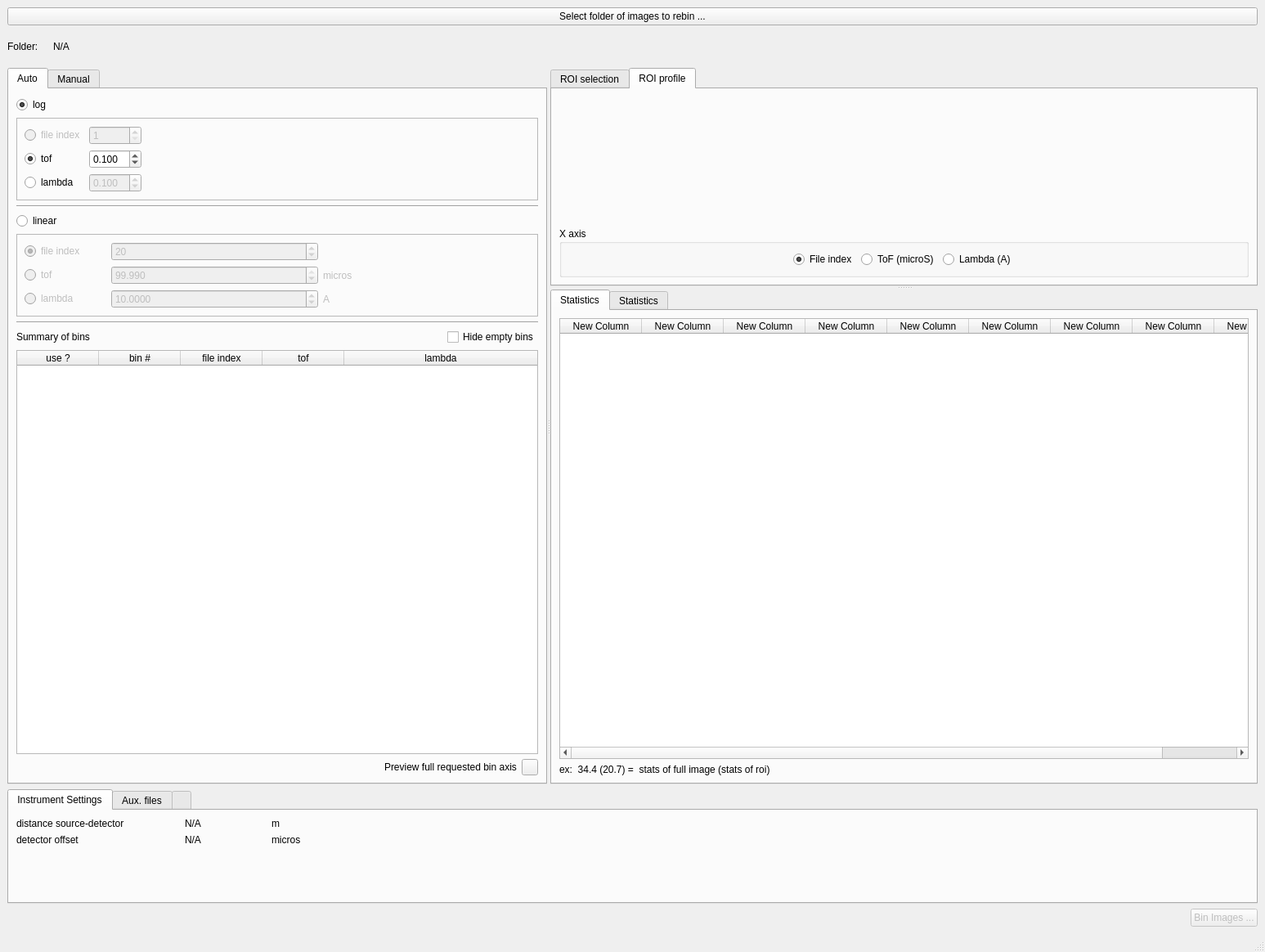
<?xml version="1.0" encoding="UTF-8"?>
<ui version="4.0">
 <class>MainWindow</class>
 <widget class="QMainWindow" name="MainWindow">
  <property name="geometry">
   <rect>
    <x>0</x>
    <y>0</y>
    <width>1547</width>
    <height>1164</height>
   </rect>
  </property>
  <property name="windowTitle">
   <string>TOF bin</string>
  </property>
  <widget class="QWidget" name="centralwidget">
   <layout class="QVBoxLayout" name="verticalLayout_2">
    <item>
     <widget class="QPushButton" name="select_folder_pushButton">
      <property name="text">
       <string>Select folder of images to rebin ...</string>
      </property>
     </widget>
    </item>
    <item>
     <layout class="QHBoxLayout" name="horizontalLayout_3">
      <item>
       <widget class="QLabel" name="label">
        <property name="minimumSize">
         <size>
          <width>50</width>
          <height>40</height>
         </size>
        </property>
        <property name="maximumSize">
         <size>
          <width>50</width>
          <height>40</height>
         </size>
        </property>
        <property name="text">
         <string>Folder: </string>
        </property>
       </widget>
      </item>
      <item>
       <widget class="QLabel" name="folder_selected">
        <property name="minimumSize">
         <size>
          <width>0</width>
          <height>40</height>
         </size>
        </property>
        <property name="maximumSize">
         <size>
          <width>16777215</width>
          <height>40</height>
         </size>
        </property>
        <property name="text">
         <string>N/A</string>
        </property>
       </widget>
      </item>
     </layout>
    </item>
    <item>
     <widget class="QSplitter" name="bin_horizontal_splitter">
      <property name="orientation">
       <enum>Qt::Horizontal</enum>
      </property>
      <widget class="QTabWidget" name="bin_tabWidget">
       <property name="maximumSize">
        <size>
         <width>1677215</width>
         <height>16777215</height>
        </size>
       </property>
       <property name="currentIndex">
        <number>0</number>
       </property>
       <widget class="QWidget" name="tab">
        <attribute name="title">
         <string>Auto</string>
        </attribute>
        <layout class="QVBoxLayout" name="verticalLayout_3">
         <item>
          <widget class="QRadioButton" name="auto_log_radioButton">
           <property name="minimumSize">
            <size>
             <width>100</width>
             <height>0</height>
            </size>
           </property>
           <property name="maximumSize">
            <size>
             <width>100</width>
             <height>16777215</height>
            </size>
           </property>
           <property name="text">
            <string>log</string>
           </property>
           <property name="checked">
            <bool>true</bool>
           </property>
          </widget>
         </item>
         <item>
          <widget class="QFrame" name="bin_auto_log_frame">
           <property name="sizePolicy">
            <sizepolicy hsizetype="Minimum" vsizetype="Preferred">
             <horstretch>0</horstretch>
             <verstretch>0</verstretch>
            </sizepolicy>
           </property>
           <property name="frameShape">
            <enum>QFrame::StyledPanel</enum>
           </property>
           <property name="frameShadow">
            <enum>QFrame::Raised</enum>
           </property>
           <layout class="QGridLayout" name="gridLayout">
            <item row="0" column="0">
             <widget class="QRadioButton" name="bin_auto_log_file_index_radioButton">
              <property name="enabled">
               <bool>false</bool>
              </property>
              <property name="text">
               <string>file index</string>
              </property>
              <property name="checked">
               <bool>false</bool>
              </property>
             </widget>
            </item>
            <item row="1" column="0">
             <widget class="QRadioButton" name="bin_auto_log_tof_radioButton">
              <property name="text">
               <string>tof</string>
              </property>
              <property name="checked">
               <bool>true</bool>
              </property>
             </widget>
            </item>
            <item row="1" column="2">
             <spacer name="horizontalSpacer_6">
              <property name="orientation">
               <enum>Qt::Horizontal</enum>
              </property>
              <property name="sizeHint" stdset="0">
               <size>
                <width>40</width>
                <height>20</height>
               </size>
              </property>
             </spacer>
            </item>
            <item row="2" column="1">
             <widget class="QDoubleSpinBox" name="auto_log_lambda_doubleSpinBox">
              <property name="enabled">
               <bool>false</bool>
              </property>
              <property name="maximumSize">
               <size>
                <width>200</width>
                <height>16777215</height>
               </size>
              </property>
              <property name="decimals">
               <number>3</number>
              </property>
              <property name="minimum">
               <double>0.001000000000000</double>
              </property>
              <property name="singleStep">
               <double>0.010000000000000</double>
              </property>
              <property name="value">
               <double>0.100000000000000</double>
              </property>
             </widget>
            </item>
            <item row="0" column="1">
             <widget class="QSpinBox" name="auto_log_file_index_spinBox">
              <property name="enabled">
               <bool>false</bool>
              </property>
              <property name="minimum">
               <number>1</number>
              </property>
              <property name="maximum">
               <number>2000</number>
              </property>
             </widget>
            </item>
            <item row="1" column="1">
             <widget class="QDoubleSpinBox" name="auto_log_tof_doubleSpinBox">
              <property name="enabled">
               <bool>true</bool>
              </property>
              <property name="maximumSize">
               <size>
                <width>200</width>
                <height>16777215</height>
               </size>
              </property>
              <property name="decimals">
               <number>3</number>
              </property>
              <property name="minimum">
               <double>0.001000000000000</double>
              </property>
              <property name="singleStep">
               <double>0.001000000000000</double>
              </property>
              <property name="value">
               <double>0.100000000000000</double>
              </property>
             </widget>
            </item>
            <item row="2" column="0">
             <widget class="QRadioButton" name="bin_auto_log_lambda_radioButton">
              <property name="text">
               <string>lambda</string>
              </property>
             </widget>
            </item>
           </layout>
          </widget>
         </item>
         <item>
          <widget class="Line" name="line">
           <property name="orientation">
            <enum>Qt::Horizontal</enum>
           </property>
          </widget>
         </item>
         <item>
          <widget class="QRadioButton" name="auto_linear_radioButton">
           <property name="minimumSize">
            <size>
             <width>100</width>
             <height>0</height>
            </size>
           </property>
           <property name="maximumSize">
            <size>
             <width>100</width>
             <height>16777215</height>
            </size>
           </property>
           <property name="text">
            <string>linear</string>
           </property>
          </widget>
         </item>
         <item>
          <widget class="QFrame" name="bin_auto_linear_frame">
           <property name="enabled">
            <bool>false</bool>
           </property>
           <property name="sizePolicy">
            <sizepolicy hsizetype="Minimum" vsizetype="Preferred">
             <horstretch>0</horstretch>
             <verstretch>0</verstretch>
            </sizepolicy>
           </property>
           <property name="frameShape">
            <enum>QFrame::StyledPanel</enum>
           </property>
           <property name="frameShadow">
            <enum>QFrame::Raised</enum>
           </property>
           <layout class="QGridLayout" name="gridLayout_4">
            <item row="2" column="0">
             <widget class="QRadioButton" name="auto_linear_lambda_radioButton">
              <property name="text">
               <string>lambda</string>
              </property>
             </widget>
            </item>
            <item row="1" column="0">
             <widget class="QRadioButton" name="auto_linear_tof_radioButton">
              <property name="text">
               <string>tof</string>
              </property>
             </widget>
            </item>
            <item row="0" column="0">
             <widget class="QRadioButton" name="auto_linear_file_index_radioButton">
              <property name="minimumSize">
               <size>
                <width>50</width>
                <height>0</height>
               </size>
              </property>
              <property name="maximumSize">
               <size>
                <width>100</width>
                <height>16777215</height>
               </size>
              </property>
              <property name="text">
               <string>file index</string>
              </property>
              <property name="checked">
               <bool>true</bool>
              </property>
             </widget>
            </item>
            <item row="1" column="1">
             <widget class="QDoubleSpinBox" name="auto_linear_tof_doubleSpinBox">
              <property name="enabled">
               <bool>false</bool>
              </property>
              <property name="decimals">
               <number>3</number>
              </property>
              <property name="minimum">
               <double>1.000000000000000</double>
              </property>
              <property name="value">
               <double>99.989999999999995</double>
              </property>
             </widget>
            </item>
            <item row="2" column="1">
             <widget class="QDoubleSpinBox" name="auto_linear_lambda_doubleSpinBox">
              <property name="enabled">
               <bool>false</bool>
              </property>
              <property name="decimals">
               <number>4</number>
              </property>
              <property name="minimum">
               <double>0.000100000000000</double>
              </property>
              <property name="maximum">
               <double>20.000000000000000</double>
              </property>
              <property name="singleStep">
               <double>0.010000000000000</double>
              </property>
              <property name="value">
               <double>10.000000000000000</double>
              </property>
             </widget>
            </item>
            <item row="1" column="2">
             <widget class="QLabel" name="bin_auto_linear_tof_units_label">
              <property name="enabled">
               <bool>false</bool>
              </property>
              <property name="text">
               <string>micros</string>
              </property>
             </widget>
            </item>
            <item row="2" column="2">
             <widget class="QLabel" name="bin_auto_linear_lambda_units_label">
              <property name="enabled">
               <bool>false</bool>
              </property>
              <property name="text">
               <string>A</string>
              </property>
             </widget>
            </item>
            <item row="0" column="1">
             <widget class="QSpinBox" name="auto_linear_file_index_spinBox">
              <property name="minimum">
               <number>1</number>
              </property>
              <property name="maximum">
               <number>2000</number>
              </property>
              <property name="value">
               <number>20</number>
              </property>
             </widget>
            </item>
           </layout>
          </widget>
         </item>
         <item>
          <widget class="Line" name="line_2">
           <property name="orientation">
            <enum>Qt::Horizontal</enum>
           </property>
          </widget>
         </item>
         <item>
          <layout class="QHBoxLayout" name="horizontalLayout_6">
           <item>
            <widget class="QLabel" name="label_9">
             <property name="text">
              <string>Summary of bins</string>
             </property>
            </widget>
           </item>
           <item>
            <spacer name="horizontalSpacer_7">
             <property name="orientation">
              <enum>Qt::Horizontal</enum>
             </property>
             <property name="sizeHint" stdset="0">
              <size>
               <width>40</width>
               <height>20</height>
              </size>
             </property>
            </spacer>
           </item>
           <item>
            <widget class="QCheckBox" name="bin_auto_hide_empty_bins_checkBox">
             <property name="text">
              <string>Hide empty bins</string>
             </property>
            </widget>
           </item>
          </layout>
         </item>
         <item>
          <widget class="QTableWidget" name="bin_auto_tableWidget">
           <property name="contextMenuPolicy">
            <enum>Qt::CustomContextMenu</enum>
           </property>
           <property name="alternatingRowColors">
            <bool>true</bool>
           </property>
           <property name="selectionMode">
            <enum>QAbstractItemView::MultiSelection</enum>
           </property>
           <property name="selectionBehavior">
            <enum>QAbstractItemView::SelectRows</enum>
           </property>
           <attribute name="horizontalHeaderStretchLastSection">
            <bool>true</bool>
           </attribute>
           <attribute name="verticalHeaderVisible">
            <bool>false</bool>
           </attribute>
           <column>
            <property name="text">
             <string>use ?</string>
            </property>
           </column>
           <column>
            <property name="text">
             <string>bin #</string>
            </property>
           </column>
           <column>
            <property name="text">
             <string>file index</string>
            </property>
           </column>
           <column>
            <property name="text">
             <string>tof</string>
            </property>
           </column>
           <column>
            <property name="text">
             <string>lambda</string>
            </property>
           </column>
          </widget>
         </item>
         <item>
          <layout class="QHBoxLayout" name="horizontalLayout_7">
           <item>
            <spacer name="horizontalSpacer_8">
             <property name="orientation">
              <enum>Qt::Horizontal</enum>
             </property>
             <property name="sizeHint" stdset="0">
              <size>
               <width>40</width>
               <height>20</height>
              </size>
             </property>
            </spacer>
           </item>
           <item>
            <widget class="QLabel" name="label_8">
             <property name="text">
              <string>Preview full requested bin axis</string>
             </property>
            </widget>
           </item>
           <item>
            <widget class="QPushButton" name="visualize_auto_bins_axis_generated_pushButton">
             <property name="minimumSize">
              <size>
               <width>20</width>
               <height>20</height>
              </size>
             </property>
             <property name="maximumSize">
              <size>
               <width>20</width>
               <height>20</height>
              </size>
             </property>
             <property name="sizeIncrement">
              <size>
               <width>20</width>
               <height>0</height>
              </size>
             </property>
             <property name="toolTip">
              <string/>
             </property>
             <property name="toolTipDuration">
              <number>4</number>
             </property>
             <property name="whatsThis">
              <string extracomment="aa"/>
             </property>
             <property name="text">
              <string extracomment="bb"/>
             </property>
            </widget>
           </item>
          </layout>
         </item>
        </layout>
       </widget>
       <widget class="QWidget" name="tab_2">
        <attribute name="title">
         <string>Manual</string>
        </attribute>
        <layout class="QVBoxLayout" name="verticalLayout_4">
         <item>
          <layout class="QHBoxLayout" name="horizontalLayout_8">
           <item>
            <widget class="QPushButton" name="bin_import_auto_mode_table_button">
             <property name="text">
              <string>Import auto. mode table</string>
             </property>
            </widget>
           </item>
           <item>
            <spacer name="horizontalSpacer_9">
             <property name="orientation">
              <enum>Qt::Horizontal</enum>
             </property>
             <property name="sizeHint" stdset="0">
              <size>
               <width>40</width>
               <height>20</height>
              </size>
             </property>
            </spacer>
           </item>
           <item>
            <widget class="QPushButton" name="bin_manual_add_pushButton">
             <property name="minimumSize">
              <size>
               <width>100</width>
               <height>20</height>
              </size>
             </property>
             <property name="maximumSize">
              <size>
               <width>100</width>
               <height>20</height>
              </size>
             </property>
             <property name="text">
              <string>Add a new bin</string>
             </property>
            </widget>
           </item>
          </layout>
         </item>
         <item>
          <widget class="QTableWidget" name="bin_manual_tableWidget">
           <property name="contextMenuPolicy">
            <enum>Qt::CustomContextMenu</enum>
           </property>
           <property name="selectionMode">
            <enum>QAbstractItemView::SingleSelection</enum>
           </property>
           <property name="selectionBehavior">
            <enum>QAbstractItemView::SelectRows</enum>
           </property>
           <attribute name="horizontalHeaderStretchLastSection">
            <bool>true</bool>
           </attribute>
           <attribute name="verticalHeaderVisible">
            <bool>false</bool>
           </attribute>
           <column>
            <property name="text">
             <string>col0</string>
            </property>
           </column>
           <column>
            <property name="text">
             <string>col1</string>
            </property>
           </column>
           <column>
            <property name="text">
             <string>col2</string>
            </property>
           </column>
           <column>
            <property name="text">
             <string>col3</string>
            </property>
           </column>
          </widget>
         </item>
        </layout>
       </widget>
      </widget>
      <widget class="QSplitter" name="bin_vertical_splitter">
       <property name="orientation">
        <enum>Qt::Vertical</enum>
       </property>
       <widget class="QWidget" name="layoutWidget">
        <layout class="QVBoxLayout" name="verticalLayout_5">
         <item>
          <widget class="QTabWidget" name="image_tabWidget">
           <property name="currentIndex">
            <number>1</number>
           </property>
           <widget class="QWidget" name="tab_8">
            <attribute name="title">
             <string>ROI selection</string>
            </attribute>
            <layout class="QVBoxLayout" name="verticalLayout_6">
             <item>
              <widget class="QWidget" name="integrated_image_widget" native="true"/>
             </item>
            </layout>
           </widget>
           <widget class="QWidget" name="tab_9">
            <attribute name="title">
             <string>ROI profile</string>
            </attribute>
            <layout class="QVBoxLayout" name="verticalLayout">
             <item>
              <widget class="QWidget" name="bin_widget" native="true">
               <property name="sizePolicy">
                <sizepolicy hsizetype="Expanding" vsizetype="Expanding">
                 <horstretch>0</horstretch>
                 <verstretch>0</verstretch>
                </sizepolicy>
               </property>
              </widget>
             </item>
             <item>
              <widget class="QGroupBox" name="x_axis_groupBox">
               <property name="title">
                <string>X axis</string>
               </property>
               <layout class="QHBoxLayout" name="horizontalLayout">
                <item>
                 <spacer name="horizontalSpacer_2">
                  <property name="orientation">
                   <enum>Qt::Horizontal</enum>
                  </property>
                  <property name="sizeHint" stdset="0">
                   <size>
                    <width>40</width>
                    <height>20</height>
                   </size>
                  </property>
                 </spacer>
                </item>
                <item>
                 <widget class="QRadioButton" name="bin_file_index_radioButton">
                  <property name="text">
                   <string>File index</string>
                  </property>
                  <property name="checked">
                   <bool>true</bool>
                  </property>
                 </widget>
                </item>
                <item>
                 <widget class="QRadioButton" name="bin_tof_radioButton">
                  <property name="text">
                   <string>ToF (microS)</string>
                  </property>
                 </widget>
                </item>
                <item>
                 <widget class="QRadioButton" name="bin_lambda_radioButton">
                  <property name="text">
                   <string>Lambda (A)</string>
                  </property>
                 </widget>
                </item>
                <item>
                 <spacer name="horizontalSpacer_3">
                  <property name="orientation">
                   <enum>Qt::Horizontal</enum>
                  </property>
                  <property name="sizeHint" stdset="0">
                   <size>
                    <width>40</width>
                    <height>20</height>
                   </size>
                  </property>
                 </spacer>
                </item>
               </layout>
              </widget>
             </item>
            </layout>
           </widget>
          </widget>
         </item>
        </layout>
       </widget>
       <widget class="QTabWidget" name="stats_tabWidget">
        <property name="currentIndex">
         <number>0</number>
        </property>
        <widget class="QWidget" name="tab_6">
         <attribute name="title">
          <string>Statistics</string>
         </attribute>
         <layout class="QVBoxLayout" name="verticalLayout_11">
          <item>
           <widget class="QTableWidget" name="statistics_tableWidget">
            <attribute name="horizontalHeaderStretchLastSection">
             <bool>true</bool>
            </attribute>
            <column>
             <property name="text">
              <string>New Column</string>
             </property>
            </column>
            <column>
             <property name="text">
              <string>New Column</string>
             </property>
            </column>
            <column>
             <property name="text">
              <string>New Column</string>
             </property>
            </column>
            <column>
             <property name="text">
              <string>New Column</string>
             </property>
            </column>
            <column>
             <property name="text">
              <string>New Column</string>
             </property>
            </column>
            <column>
             <property name="text">
              <string>New Column</string>
             </property>
            </column>
            <column>
             <property name="text">
              <string>New Column</string>
             </property>
            </column>
            <column>
             <property name="text">
              <string>New Column</string>
             </property>
            </column>
            <column>
             <property name="text">
              <string>New Column</string>
             </property>
            </column>
           </widget>
          </item>
          <item>
           <widget class="QLabel" name="label_7">
            <property name="text">
             <string>ex:  34.4 (20.7) =  stats of full image (stats of roi)</string>
            </property>
           </widget>
          </item>
         </layout>
        </widget>
        <widget class="QWidget" name="tab_7">
         <attribute name="title">
          <string>Statistics</string>
         </attribute>
         <layout class="QVBoxLayout" name="verticalLayout_12">
          <item>
           <widget class="QComboBox" name="bin_stats_comboBox"/>
          </item>
          <item>
           <widget class="QWidget" name="statistics_plot_widget" native="true"/>
          </item>
         </layout>
        </widget>
       </widget>
      </widget>
     </widget>
    </item>
    <item>
     <widget class="QTabWidget" name="bin_bottom_tabWidget">
      <property name="sizePolicy">
       <sizepolicy hsizetype="Expanding" vsizetype="Minimum">
        <horstretch>0</horstretch>
        <verstretch>0</verstretch>
       </sizepolicy>
      </property>
      <property name="maximumSize">
       <size>
        <width>16777215</width>
        <height>140</height>
       </size>
      </property>
      <property name="currentIndex">
       <number>0</number>
      </property>
      <widget class="QWidget" name="tab_3">
       <attribute name="title">
        <string>Instrument Settings</string>
       </attribute>
       <layout class="QGridLayout" name="gridLayout_3">
        <item row="1" column="2">
         <widget class="QLabel" name="combine_detector_offset_units">
          <property name="text">
           <string>micros</string>
          </property>
         </widget>
        </item>
        <item row="1" column="0">
         <widget class="QLabel" name="label_3">
          <property name="text">
           <string>detector offset</string>
          </property>
         </widget>
        </item>
        <item row="0" column="1">
         <widget class="QLabel" name="distance_source_detector_label">
          <property name="maximumSize">
           <size>
            <width>100</width>
            <height>16777215</height>
           </size>
          </property>
          <property name="text">
           <string>N/A</string>
          </property>
         </widget>
        </item>
        <item row="0" column="0">
         <widget class="QLabel" name="label_2">
          <property name="minimumSize">
           <size>
            <width>200</width>
            <height>0</height>
           </size>
          </property>
          <property name="maximumSize">
           <size>
            <width>200</width>
            <height>16777215</height>
           </size>
          </property>
          <property name="text">
           <string>distance source-detector</string>
          </property>
         </widget>
        </item>
        <item row="0" column="2">
         <widget class="QLabel" name="label_4">
          <property name="text">
           <string>m</string>
          </property>
         </widget>
        </item>
        <item row="1" column="1">
         <widget class="QLabel" name="detector_offset_label">
          <property name="text">
           <string>N/A</string>
          </property>
         </widget>
        </item>
        <item row="2" column="2">
         <spacer name="verticalSpacer_3">
          <property name="orientation">
           <enum>Qt::Vertical</enum>
          </property>
          <property name="sizeHint" stdset="0">
           <size>
            <width>20</width>
            <height>40</height>
           </size>
          </property>
         </spacer>
        </item>
       </layout>
      </widget>
      <widget class="QWidget" name="tab_4">
       <attribute name="title">
        <string>Aux. files</string>
       </attribute>
       <layout class="QVBoxLayout" name="verticalLayout_7">
        <item>
         <layout class="QGridLayout" name="gridLayout_2">
          <item row="0" column="0">
           <widget class="QLabel" name="label_5">
            <property name="text">
             <string>Time spectra:</string>
            </property>
           </widget>
          </item>
          <item row="0" column="1">
           <widget class="QLabel" name="time_spectra_name_label">
            <property name="sizePolicy">
             <sizepolicy hsizetype="Expanding" vsizetype="Minimum">
              <horstretch>0</horstretch>
              <verstretch>0</verstretch>
             </sizepolicy>
            </property>
            <property name="text">
             <string>N/A</string>
            </property>
           </widget>
          </item>
          <item row="0" column="2">
           <widget class="QPushButton" name="time_spectra_preview_pushButton">
            <property name="enabled">
             <bool>false</bool>
            </property>
            <property name="text">
             <string>Preview</string>
            </property>
           </widget>
          </item>
          <item row="1" column="0">
           <widget class="QLabel" name="label_6">
            <property name="text">
             <string>Shutter count:</string>
            </property>
           </widget>
          </item>
          <item row="1" column="1">
           <widget class="QLabel" name="label_10">
            <property name="text">
             <string>N/A</string>
            </property>
           </widget>
          </item>
         </layout>
        </item>
        <item>
         <spacer name="verticalSpacer">
          <property name="orientation">
           <enum>Qt::Vertical</enum>
          </property>
          <property name="sizeHint" stdset="0">
           <size>
            <width>20</width>
            <height>40</height>
           </size>
          </property>
         </spacer>
        </item>
       </layout>
      </widget>
      <widget class="QWidget" name="tab_5">
       <attribute name="title">
        <string/>
       </attribute>
       <layout class="QHBoxLayout" name="horizontalLayout_4">
        <item>
         <widget class="QGroupBox" name="groupBox_2">
          <property name="title">
           <string>How to combine the images within the same bin</string>
          </property>
          <layout class="QHBoxLayout" name="horizontalLayout_9">
           <item>
            <widget class="QRadioButton" name="combine_mean_radioButton">
             <property name="text">
              <string>mean</string>
             </property>
             <property name="checked">
              <bool>true</bool>
             </property>
            </widget>
           </item>
           <item>
            <widget class="QRadioButton" name="combine_median_radioButton">
             <property name="text">
              <string>median</string>
             </property>
            </widget>
           </item>
           <item>
            <spacer name="horizontalSpacer_5">
             <property name="orientation">
              <enum>Qt::Horizontal</enum>
             </property>
             <property name="sizeHint" stdset="0">
              <size>
               <width>40</width>
               <height>20</height>
              </size>
             </property>
            </spacer>
           </item>
           <item>
            <spacer name="horizontalSpacer_4">
             <property name="orientation">
              <enum>Qt::Horizontal</enum>
             </property>
             <property name="sizeHint" stdset="0">
              <size>
               <width>40</width>
               <height>20</height>
              </size>
             </property>
            </spacer>
           </item>
          </layout>
         </widget>
        </item>
        <item>
         <widget class="QGroupBox" name="groupBox">
          <property name="title">
           <string>Experimental errors</string>
          </property>
          <layout class="QHBoxLayout" name="horizontalLayout_5">
           <item>
            <widget class="QRadioButton" name="use_experimental_errors_radioButton">
             <property name="text">
              <string>use </string>
             </property>
             <property name="checked">
              <bool>true</bool>
             </property>
            </widget>
           </item>
          </layout>
         </widget>
        </item>
        <item>
         <spacer name="horizontalSpacer_10">
          <property name="orientation">
           <enum>Qt::Horizontal</enum>
          </property>
          <property name="sizeHint" stdset="0">
           <size>
            <width>40</width>
            <height>20</height>
           </size>
          </property>
         </spacer>
        </item>
       </layout>
      </widget>
     </widget>
    </item>
    <item>
     <layout class="QHBoxLayout" name="horizontalLayout_2">
      <item>
       <spacer name="horizontalSpacer">
        <property name="orientation">
         <enum>Qt::Horizontal</enum>
        </property>
        <property name="sizeHint" stdset="0">
         <size>
          <width>40</width>
          <height>20</height>
         </size>
        </property>
       </spacer>
      </item>
      <item>
       <widget class="QPushButton" name="export_pushButton">
        <property name="enabled">
         <bool>false</bool>
        </property>
        <property name="text">
         <string>Bin Images ...</string>
        </property>
       </widget>
      </item>
     </layout>
    </item>
   </layout>
  </widget>
  <widget class="QStatusBar" name="statusbar"/>
  <action name="actionLoad">
   <property name="text">
    <string>Load ...</string>
   </property>
   <property name="shortcut">
    <string>Ctrl+O</string>
   </property>
  </action>
  <action name="actionSave">
   <property name="text">
    <string>Save ...</string>
   </property>
   <property name="shortcut">
    <string>Ctrl+S</string>
   </property>
  </action>
  <action name="actionLog">
   <property name="text">
    <string>Log ...</string>
   </property>
   <property name="shortcut">
    <string>Ctrl+L</string>
   </property>
  </action>
 </widget>
 <resources/>
 <connections>
  <connection>
   <sender>bin_file_index_radioButton</sender>
   <signal>clicked()</signal>
   <receiver>MainWindow</receiver>
   <slot>bin_xaxis_changed()</slot>
   <hints>
    <hint type="sourcelabel">
     <x>1017</x>
     <y>367</y>
    </hint>
    <hint type="destinationlabel">
     <x>1002</x>
     <y>1</y>
    </hint>
   </hints>
  </connection>
  <connection>
   <sender>bin_tof_radioButton</sender>
   <signal>clicked()</signal>
   <receiver>MainWindow</receiver>
   <slot>bin_xaxis_changed()</slot>
   <hints>
    <hint type="sourcelabel">
     <x>1131</x>
     <y>367</y>
    </hint>
    <hint type="destinationlabel">
     <x>1143</x>
     <y>-3</y>
    </hint>
   </hints>
  </connection>
  <connection>
   <sender>bin_lambda_radioButton</sender>
   <signal>clicked()</signal>
   <receiver>MainWindow</receiver>
   <slot>bin_xaxis_changed()</slot>
   <hints>
    <hint type="sourcelabel">
     <x>1237</x>
     <y>367</y>
    </hint>
    <hint type="destinationlabel">
     <x>1307</x>
     <y>-4</y>
    </hint>
   </hints>
  </connection>
  <connection>
   <sender>bin_tabWidget</sender>
   <signal>currentChanged(int)</signal>
   <receiver>MainWindow</receiver>
   <slot>bin_auto_manual_tab_changed()</slot>
   <hints>
    <hint type="sourcelabel">
     <x>346</x>
     <y>350</y>
    </hint>
    <hint type="destinationlabel">
     <x>289</x>
     <y>25</y>
    </hint>
   </hints>
  </connection>
  <connection>
   <sender>auto_log_radioButton</sender>
   <signal>clicked()</signal>
   <receiver>MainWindow</receiver>
   <slot>bin_auto_log_linear_radioButton_changed()</slot>
   <hints>
    <hint type="sourcelabel">
     <x>97</x>
     <y>244</y>
    </hint>
    <hint type="destinationlabel">
     <x>7</x>
     <y>108</y>
    </hint>
   </hints>
  </connection>
  <connection>
   <sender>auto_linear_radioButton</sender>
   <signal>clicked()</signal>
   <receiver>MainWindow</receiver>
   <slot>bin_auto_log_linear_radioButton_changed()</slot>
   <hints>
    <hint type="sourcelabel">
     <x>104</x>
     <y>402</y>
    </hint>
    <hint type="destinationlabel">
     <x>8</x>
     <y>307</y>
    </hint>
   </hints>
  </connection>
  <connection>
   <sender>auto_log_lambda_doubleSpinBox</sender>
   <signal>editingFinished()</signal>
   <receiver>MainWindow</receiver>
   <slot>bin_auto_log_lambda_changed()</slot>
   <hints>
    <hint type="sourcelabel">
     <x>199</x>
     <y>346</y>
    </hint>
    <hint type="destinationlabel">
     <x>6</x>
     <y>231</y>
    </hint>
   </hints>
  </connection>
  <connection>
   <sender>auto_log_tof_doubleSpinBox</sender>
   <signal>editingFinished()</signal>
   <receiver>MainWindow</receiver>
   <slot>bin_auto_log_tof_changed()</slot>
   <hints>
    <hint type="sourcelabel">
     <x>199</x>
     <y>315</y>
    </hint>
    <hint type="destinationlabel">
     <x>6</x>
     <y>196</y>
    </hint>
   </hints>
  </connection>
  <connection>
   <sender>auto_linear_tof_doubleSpinBox</sender>
   <signal>editingFinished()</signal>
   <receiver>MainWindow</receiver>
   <slot>bin_auto_linear_tof_changed()</slot>
   <hints>
    <hint type="sourcelabel">
     <x>369</x>
     <y>473</y>
    </hint>
    <hint type="destinationlabel">
     <x>5</x>
     <y>399</y>
    </hint>
   </hints>
  </connection>
  <connection>
   <sender>auto_linear_lambda_doubleSpinBox</sender>
   <signal>editingFinished()</signal>
   <receiver>MainWindow</receiver>
   <slot>bin_auto_linear_lambda_changed()</slot>
   <hints>
    <hint type="sourcelabel">
     <x>369</x>
     <y>504</y>
    </hint>
    <hint type="destinationlabel">
     <x>6</x>
     <y>448</y>
    </hint>
   </hints>
  </connection>
  <connection>
   <sender>auto_linear_file_index_spinBox</sender>
   <signal>editingFinished()</signal>
   <receiver>MainWindow</receiver>
   <slot>bin_auto_linear_file_index_changed()</slot>
   <hints>
    <hint type="sourcelabel">
     <x>369</x>
     <y>442</y>
    </hint>
    <hint type="destinationlabel">
     <x>424</x>
     <y>25</y>
    </hint>
   </hints>
  </connection>
  <connection>
   <sender>auto_log_file_index_spinBox</sender>
   <signal>editingFinished()</signal>
   <receiver>MainWindow</receiver>
   <slot>bin_auto_log_file_index_changed()</slot>
   <hints>
    <hint type="sourcelabel">
     <x>199</x>
     <y>284</y>
    </hint>
    <hint type="destinationlabel">
     <x>396</x>
     <y>-11</y>
    </hint>
   </hints>
  </connection>
  <connection>
   <sender>auto_linear_file_index_radioButton</sender>
   <signal>clicked()</signal>
   <receiver>MainWindow</receiver>
   <slot>auto_linear_radioButton_changed()</slot>
   <hints>
    <hint type="sourcelabel">
     <x>145</x>
     <y>442</y>
    </hint>
    <hint type="destinationlabel">
     <x>6</x>
     <y>347</y>
    </hint>
   </hints>
  </connection>
  <connection>
   <sender>auto_linear_tof_radioButton</sender>
   <signal>clicked()</signal>
   <receiver>MainWindow</receiver>
   <slot>auto_linear_radioButton_changed()</slot>
   <hints>
    <hint type="sourcelabel">
     <x>145</x>
     <y>473</y>
    </hint>
    <hint type="destinationlabel">
     <x>5</x>
     <y>380</y>
    </hint>
   </hints>
  </connection>
  <connection>
   <sender>auto_linear_lambda_radioButton</sender>
   <signal>clicked()</signal>
   <receiver>MainWindow</receiver>
   <slot>auto_linear_radioButton_changed()</slot>
   <hints>
    <hint type="sourcelabel">
     <x>145</x>
     <y>504</y>
    </hint>
    <hint type="destinationlabel">
     <x>4</x>
     <y>430</y>
    </hint>
   </hints>
  </connection>
  <connection>
   <sender>bin_auto_log_file_index_radioButton</sender>
   <signal>clicked()</signal>
   <receiver>MainWindow</receiver>
   <slot>auto_log_radioButton_changed()</slot>
   <hints>
    <hint type="sourcelabel">
     <x>125</x>
     <y>284</y>
    </hint>
    <hint type="destinationlabel">
     <x>4</x>
     <y>159</y>
    </hint>
   </hints>
  </connection>
  <connection>
   <sender>bin_auto_log_tof_radioButton</sender>
   <signal>clicked()</signal>
   <receiver>MainWindow</receiver>
   <slot>auto_log_radioButton_changed()</slot>
   <hints>
    <hint type="sourcelabel">
     <x>125</x>
     <y>315</y>
    </hint>
    <hint type="destinationlabel">
     <x>6</x>
     <y>137</y>
    </hint>
   </hints>
  </connection>
  <connection>
   <sender>bin_auto_log_lambda_radioButton</sender>
   <signal>clicked()</signal>
   <receiver>MainWindow</receiver>
   <slot>auto_log_radioButton_changed()</slot>
   <hints>
    <hint type="sourcelabel">
     <x>125</x>
     <y>346</y>
    </hint>
    <hint type="destinationlabel">
     <x>5</x>
     <y>276</y>
    </hint>
   </hints>
  </connection>
  <connection>
   <sender>visualize_auto_bins_axis_generated_pushButton</sender>
   <signal>clicked()</signal>
   <receiver>MainWindow</receiver>
   <slot>bin_auto_visualize_axis_generated_button_clicked()</slot>
   <hints>
    <hint type="sourcelabel">
     <x>606</x>
     <y>809</y>
    </hint>
    <hint type="destinationlabel">
     <x>7</x>
     <y>515</y>
    </hint>
   </hints>
  </connection>
  <connection>
   <sender>bin_auto_hide_empty_bins_checkBox</sender>
   <signal>clicked()</signal>
   <receiver>MainWindow</receiver>
   <slot>bin_auto_hide_empty_bins()</slot>
   <hints>
    <hint type="sourcelabel">
     <x>606</x>
     <y>565</y>
    </hint>
    <hint type="destinationlabel">
     <x>4</x>
     <y>585</y>
    </hint>
   </hints>
  </connection>
  <connection>
   <sender>bin_auto_tableWidget</sender>
   <signal>customContextMenuRequested(QPoint)</signal>
   <receiver>MainWindow</receiver>
   <slot>bin_auto_table_right_clicked()</slot>
   <hints>
    <hint type="sourcelabel">
     <x>427</x>
     <y>773</y>
    </hint>
    <hint type="destinationlabel">
     <x>4</x>
     <y>680</y>
    </hint>
   </hints>
  </connection>
  <connection>
   <sender>bin_auto_tableWidget</sender>
   <signal>itemSelectionChanged()</signal>
   <receiver>MainWindow</receiver>
   <slot>bin_auto_table_selection_changed()</slot>
   <hints>
    <hint type="sourcelabel">
     <x>293</x>
     <y>773</y>
    </hint>
    <hint type="destinationlabel">
     <x>5</x>
     <y>633</y>
    </hint>
   </hints>
  </connection>
  <connection>
   <sender>bin_manual_add_pushButton</sender>
   <signal>clicked()</signal>
   <receiver>MainWindow</receiver>
   <slot>bin_manual_add_bin_clicked()</slot>
   <hints>
    <hint type="sourcelabel">
     <x>606</x>
     <y>252</y>
    </hint>
    <hint type="destinationlabel">
     <x>6</x>
     <y>189</y>
    </hint>
   </hints>
  </connection>
  <connection>
   <sender>bin_manual_tableWidget</sender>
   <signal>customContextMenuRequested(QPoint)</signal>
   <receiver>MainWindow</receiver>
   <slot>bin_manual_table_right_click()</slot>
   <hints>
    <hint type="sourcelabel">
     <x>150</x>
     <y>564</y>
    </hint>
    <hint type="destinationlabel">
     <x>6</x>
     <y>566</y>
    </hint>
   </hints>
  </connection>
  <connection>
   <sender>bin_stats_comboBox</sender>
   <signal>currentIndexChanged(int)</signal>
   <receiver>MainWindow</receiver>
   <slot>bin_statistics_comboBox_changed()</slot>
   <hints>
    <hint type="sourcelabel">
     <x>1514</x>
     <y>480</y>
    </hint>
    <hint type="destinationlabel">
     <x>1493</x>
     <y>448</y>
    </hint>
   </hints>
  </connection>
  <connection>
   <sender>export_pushButton</sender>
   <signal>clicked()</signal>
   <receiver>MainWindow</receiver>
   <slot>export_bin_images_clicked()</slot>
   <hints>
    <hint type="sourcelabel">
     <x>1534</x>
     <y>1044</y>
    </hint>
    <hint type="destinationlabel">
     <x>1496</x>
     <y>917</y>
    </hint>
   </hints>
  </connection>
  <connection>
   <sender>select_folder_pushButton</sender>
   <signal>clicked()</signal>
   <receiver>MainWindow</receiver>
   <slot>select_folder_clicked()</slot>
   <hints>
    <hint type="sourcelabel">
     <x>749</x>
     <y>39</y>
    </hint>
    <hint type="destinationlabel">
     <x>811</x>
     <y>100</y>
    </hint>
   </hints>
  </connection>
  <connection>
   <sender>time_spectra_preview_pushButton</sender>
   <signal>clicked()</signal>
   <receiver>MainWindow</receiver>
   <slot>time_spectra_preview_clicked()</slot>
   <hints>
    <hint type="sourcelabel">
     <x>765</x>
     <y>959</y>
    </hint>
    <hint type="destinationlabel">
     <x>677</x>
     <y>1029</y>
    </hint>
   </hints>
  </connection>
  <connection>
   <sender>combine_mean_radioButton</sender>
   <signal>clicked()</signal>
   <receiver>MainWindow</receiver>
   <slot>combine_mean_median_changed()</slot>
   <hints>
    <hint type="sourcelabel">
     <x>64</x>
     <y>931</y>
    </hint>
    <hint type="destinationlabel">
     <x>49</x>
     <y>1006</y>
    </hint>
   </hints>
  </connection>
  <connection>
   <sender>combine_median_radioButton</sender>
   <signal>clicked()</signal>
   <receiver>MainWindow</receiver>
   <slot>combine_mean_median_changed()</slot>
   <hints>
    <hint type="sourcelabel">
     <x>148</x>
     <y>930</y>
    </hint>
    <hint type="destinationlabel">
     <x>412</x>
     <y>1025</y>
    </hint>
   </hints>
  </connection>
  <connection>
   <sender>bin_import_auto_mode_table_button</sender>
   <signal>clicked()</signal>
   <receiver>MainWindow</receiver>
   <slot>bin_manual_populate_table_with_auto_mode_bins_clicked()</slot>
   <hints>
    <hint type="sourcelabel">
     <x>133</x>
     <y>242</y>
    </hint>
    <hint type="destinationlabel">
     <x>60</x>
     <y>168</y>
    </hint>
   </hints>
  </connection>
 </connections>
 <slots>
  <slot>help_log_clicked()</slot>
  <slot>select_top_folder_button_clicked()</slot>
  <slot>time_spectra_preview_clicked()</slot>
  <slot>refresh_table_clicked()</slot>
  <slot>bin_xaxis_changed()</slot>
  <slot>bin_auto_radioButton_clicked()</slot>
  <slot>bin_auto_log_linear_radioButton_changed()</slot>
  <slot>bin_auto_log_lambda_changed()</slot>
  <slot>bin_auto_log_tof_changed()</slot>
  <slot>bin_auto_log_file_index_changed()</slot>
  <slot>bin_auto_linear_file_index_changed()</slot>
  <slot>bin_auto_linear_tof_changed()</slot>
  <slot>bin_auto_linear_lambda_changed()</slot>
  <slot>auto_linear_radioButton_changed()</slot>
  <slot>auto_log_radioButton_changed()</slot>
  <slot>bin_auto_visualize_axis_generated_button_clicked()</slot>
  <slot>bin_auto_hide_empty_bins()</slot>
  <slot>bin_auto_table_right_clicked()</slot>
  <slot>bin_auto_table_selection_changed()</slot>
  <slot>bin_auto_table_selection_with_keyboard_changed()</slot>
  <slot>bin_auto_manual_tab_changed()</slot>
  <slot>bin_manual_add_bin_clicked()</slot>
  <slot>bin_manual_populate_table_with_auto_mode_bins_clicked()</slot>
  <slot>bin_manual_table_right_click()</slot>
  <slot>bin_statistics_comboBox_changed()</slot>
  <slot>bin_export_table_pushButton_clicked()</slot>
  <slot>select_folder_clicked()</slot>
  <slot>combine_mean_median_changed()</slot>
  <slot>export_bin_images_clicked()</slot>
 </slots>
</ui>
